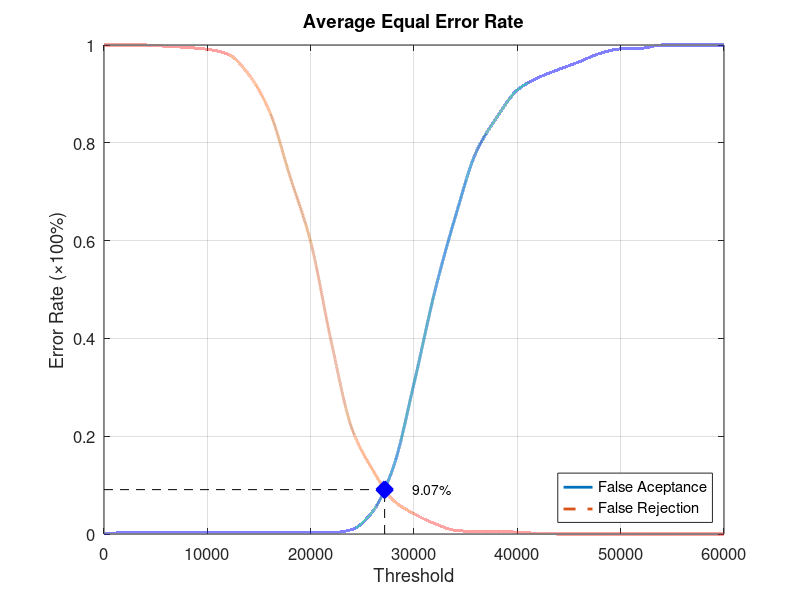
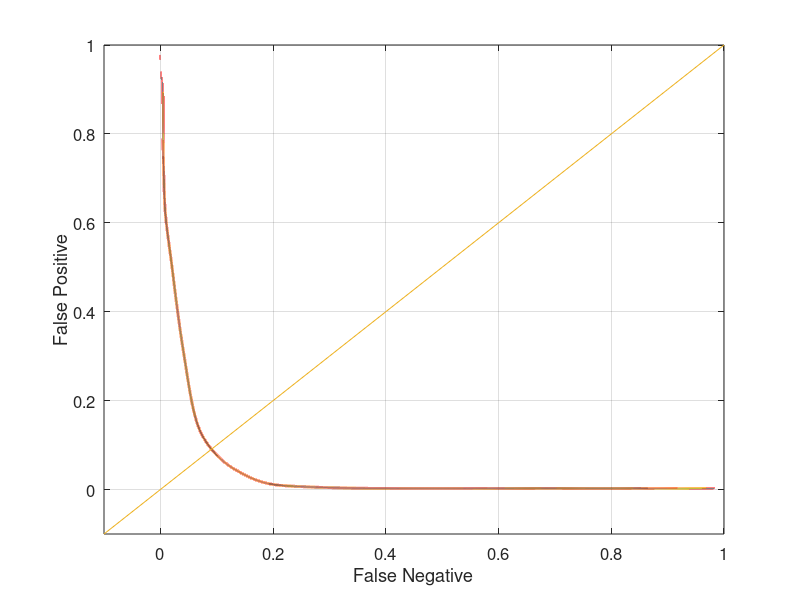

Reproduce these figures in MATLAB, in order.
function yEER = Experiment3Average
close all;
clear;
clc;
x = 0:2000:60000;
xq = 0:0.5:60000;

y0 = [0 0.00263158 0.00263158 0.00263158 0.00263158 0.00263158 0.00263158 0.00263158 0.00263158 0.00263158 0.00263158 0.00263158 0.00921053 0.0460526 0.136842 0.307895 0.494737 0.648684 0.780263 0.851316 0.907895 0.932895 0.95 0.965789 0.982895 0.992105 0.993421 1 1 1 1];
yy0 = interp1(x, y0, xq, 'pchip');
y1 = [1 1 1 0.9975 0.995 0.99125 0.98125 0.94 0.865 0.73125 0.5975 0.3925 0.215 0.13125 0.06875 0.04125 0.02125 0.0075 0.005 0.005 0.00375 0.00125 0 0 0 0 0 0 0 0 0];
yy1 = interp1(x, y1, xq, 'pchip');

% Calculating EER: 
y2 = abs(y0 - y1);
find(y2 == min(y2))
yy2 = abs(yy0 - yy1);
xEER = find(yy2 == min(yy2));
xEERIndex = xq(xEER) % X-axis EER
yEER = yy0(xEER) % Y-axis EER

main = figure
plot(xq, yy0,'-','LineWidth', 2);	hold on
plot(xq, yy1,'--','LineWidth', 2);	hold on
plot([xEERIndex xEERIndex], [0 yEER], 'k--');	hold on
plot([0 xEERIndex], [yEER yEER], 'k--');	hold on
plot(xEERIndex, yEER, 'bx', 'LineWidth', 10);	hold on
text(xEERIndex + 10 * xEERIndex / 100, yEER, [num2str(round((10000 * yEER)) / 100) '%'])
legend('False Aceptance', 'False Rejection', 'Location', 'SouthEast')
xlabel('Threshold')
ylabel('Error Rate (\times100%)')
title('Average Equal Error Rate')
set(gca, 'FontSize', 12)
axis([0 60000 0 1])
grid on

print(main, 'Experiment3AverageMain', '-dpng');
FNRxFPR = figure('Color', [1 1 1]);
plot(yy1, yy0, '-', yy1, yy0, 'LineWidth', 2);
hold on
y = -0.1:0.1:1
plot(y, y); 
set(gca, 'FontSize', 12)
xlabel('False Negative')
ylabel('False Positive')
axis([-0.1 1 -0.1 1])
set(gca, 'FontSize', 12)
grid on

print(FNRxFPR, 'Experiment3AverageFNRxFPR','-dpng');
end
